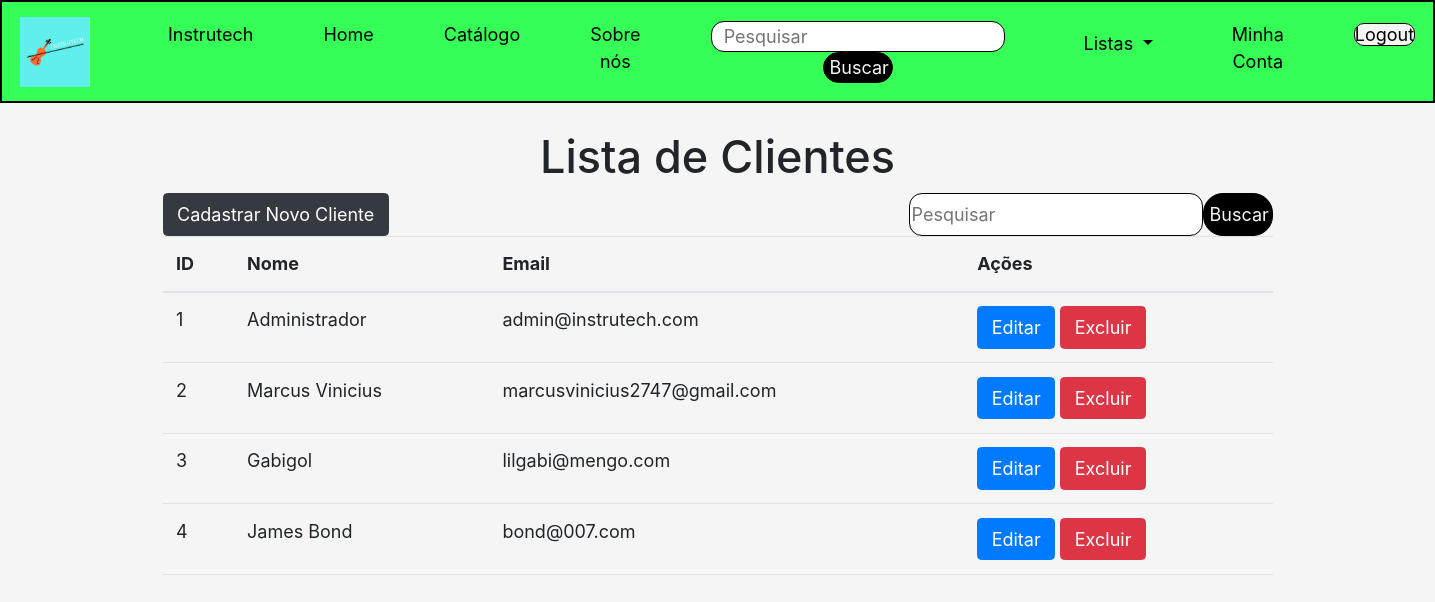
/listagem-de-clientes.php (signed in), run on the app's committed database.
### tables this page shows
CREATE TABLE IF NOT EXISTS `cliente` (
  `idcliente` int(11) AUTO_INCREMENT NOT NULL,
  `nome` varchar(70) NOT NULL,
  `cep` varchar(9) NOT NULL,
  `endereco` varchar(40) NOT NULL,
  `num` varchar(25) NOT NULL,
  `bairro` varchar(25) NOT NULL,
  `cidade` varchar(20) NOT NULL,
  `estado` enum('AC', 'AL', 'AP', 'AM', 'BA', 'CE', 'DF', 'ES', 'GO', 'MA', 'MT', 'MS', 'MG', 'PA', 'PB', 'PR', 'PE', 'PI', 'RJ', 'RN', 'RS', 'RO', 'RR', 'SC', 'SP', 'SE', 'TO') NOT NULL,
  `email` varchar(40) NOT NULL,
  `senha` varchar(255) NOT NULL,
  `privilegio` enum('compra', 'venda', 'admin') NOT NULL,
  created_at TIMESTAMP NOT NULL DEFAULT CURRENT_TIMESTAMP,
  PRIMARY KEY (`idcliente`)
);

### repository/ClienteRepository.php (called while the page is built, shortened)
<?php
function fnListClientes()
{
    $con = getConnection();
    $sql = "select * from cliente";
    $result = $con->query($sql);
    $lstClientes = array();
    while ($cliente = $result->fetch(PDO::FETCH_OBJ)) {
        array_push($lstClientes, $cliente);
    }
    return $lstClientes;
}

### listagem-de-clientes.php (the view, shortened to what this page needs)
<?php
require_once('repository/ClienteRepository.php');
$clientes = fnListClientes();
?>
<!doctype html>
<html lang="pt_BR">
<head>
    <link href="https://cdn.jsdelivr.net/npm/bootstrap@5.2.0/dist/css/bootstrap.min.css" rel="stylesheet">
    <link href="css/style.css" rel="stylesheet" type="text/css">
</head>
<body>
    <?php include('navbar.php'); ?>
    <main>
        <section>
            <div class="container">
                <h1>Lista de Clientes</h1>
                <table class="table">
                    <thead>
                        <tr>
                            <th>ID</th>
                            <th>Nome</th>
                            <th>Email</th>
                            <th>Ações</th>
                        </tr>
                    </thead>
                    <tbody>
                        <?php foreach ($clientes as $cliente) : ?>
                            <tr>
                                <td><?= $cliente->idcliente ?></td>
                                <td><?= $cliente->nome ?></td>
                                <td><?= $cliente->email ?></td>
                                <td>
                                    <a href="formulario-edita-cliente.php?id=<?= $cliente->idcliente ?>" class="btn btn-primary">Editar</a>
                                    <a href="excluirCliente.php?id=<?= $cliente->idcliente ?>" class="btn btn-danger" onclick="return confirmDelete()">Excluir</a>
                                </td>
                            </tr>
                        <?php endforeach; ?>
                        <div class="d-flex">
                            <button type="button" class="btn btn-dark">
                                <a href="formulario-cadastro-cliente.php" style="color: white; text-decoration: none;">Cadastrar Novo Cliente</a>
                            </button>
                            <form role="search" method="post" action="localiza-instrumento.php" class="ml-auto">
                                <input type="text" placeholder="Pesquisar" class="search">
                                <button type="submit" class="btn-search">Buscar</button>
                            </form>
                        </div>
                    </tbody>
                </table>
            </div>
        </section>
    </main>
</body>
</html>

### css/style.css (style rules this page uses)
html, body { height: 100%; margin: 0 auto; padding: 0; font-size: 18px; font-family: 'DM Sans', sans-serif; }
body { background: url(../images/fundof5f5f5.png); display: flex; flex-direction: column; width: 100%; }
section { flex: 1 0 auto; margin-bottom: 20px; }
.search { border: 1px solid #000; border-radius: 13px; }
.btn-search { width: 70px; border: 1px solid #000; border-radius: 20px; background-color: #000; color: #f5f5f5; }
h1, h2, h3, h6 { text-align: center; }

### data on the page
cliente: idcliente "1", nome "Administrador", email "admin@instrutech.com"
cliente: idcliente "2", nome "Marcus Vinicius", email "marcusvinicius2747@gmail.com"
cliente: idcliente "3", nome "Gabigol", email "lilgabi@mengo.com"
cliente: idcliente "4", nome "James Bond", email "bond@007.com"
